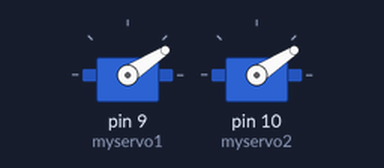
A sketch run on a simulated Arduino Uno, built with avr-gcc and run on an emulated ATmega328P. On the bench: 2 × servo.

Above: at 0.05 s.
Timing chart, 0 to 4.6 s (numbered marks = the images above):
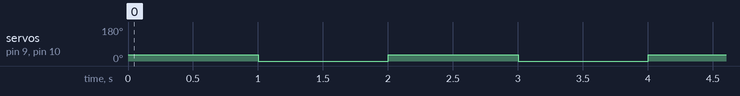

Measured:
- by itself, servo on pin 9 (myservo1), servo on pin 10 (myservo2): alternates 33° for 1.0 s and 0° for 1.0 s

The sketch:

servo_test.ino
```cpp
#include <Servo.h>

Servo myservo1;
Servo myservo2;


void setup() {
  myservo1.attach(9);
  myservo2.attach(10);

  //pinMode(8, OUTPUT);
}

void loop() {
  myservo1.write(33);
  myservo2.write(33);

  //digitalWrite(8, HIGH);
  delay(1000);
  myservo1.write(0);
  myservo2.write(0);

  //digitalWrite(8, LOW);
  delay(1000);
}
```
